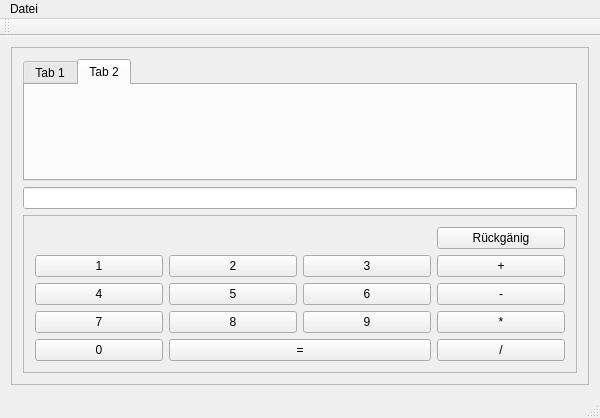
<?xml version="1.0" encoding="UTF-8"?>
<ui version="4.0">
 <class>CMainWindowClass</class>
 <widget class="QMainWindow" name="CMainWindowClass">
  <property name="geometry">
   <rect>
    <x>0</x>
    <y>0</y>
    <width>600</width>
    <height>400</height>
   </rect>
  </property>
  <property name="windowTitle">
   <string>CMainWindow</string>
  </property>
  <widget class="QWidget" name="centralWidget">
   <layout class="QVBoxLayout" name="verticalLayout">
    <item>
     <widget class="QFrame" name="frame_2">
      <property name="frameShape">
       <enum>QFrame::StyledPanel</enum>
      </property>
      <property name="frameShadow">
       <enum>QFrame::Raised</enum>
      </property>
      <layout class="QVBoxLayout" name="verticalLayout_2">
       <item>
        <widget class="QTabWidget" name="tabWidget">
         <property name="currentIndex">
          <number>1</number>
         </property>
         <widget class="QWidget" name="tab">
          <attribute name="title">
           <string>Tab 1</string>
          </attribute>
          <layout class="QVBoxLayout" name="verticalLayout_3">
           <item>
            <widget class="QTableView" name="tV_Protokoll">
             <property name="editTriggers">
              <set>QAbstractItemView::NoEditTriggers</set>
             </property>
             <property name="dragEnabled">
              <bool>true</bool>
             </property>
             <property name="showGrid">
              <bool>false</bool>
             </property>
             <attribute name="horizontalHeaderVisible">
              <bool>false</bool>
             </attribute>
             <attribute name="horizontalHeaderCascadingSectionResizes">
              <bool>false</bool>
             </attribute>
             <attribute name="horizontalHeaderStretchLastSection">
              <bool>false</bool>
             </attribute>
             <attribute name="verticalHeaderVisible">
              <bool>false</bool>
             </attribute>
            </widget>
           </item>
          </layout>
         </widget>
         <widget class="QWidget" name="tab_2">
          <attribute name="title">
           <string>Tab 2</string>
          </attribute>
          <layout class="QVBoxLayout" name="verticalLayout_4">
           <item>
            <widget class="QCustomPlot" name="widget" native="true"/>
           </item>
          </layout>
         </widget>
        </widget>
       </item>
       <item>
        <widget class="QLineEdit" name="lE_Eingabe">
         <property name="text">
          <string/>
         </property>
         <property name="alignment">
          <set>Qt::AlignRight|Qt::AlignTrailing|Qt::AlignVCenter</set>
         </property>
         <property name="readOnly">
          <bool>true</bool>
         </property>
        </widget>
       </item>
       <item>
        <widget class="QFrame" name="frame">
         <property name="frameShape">
          <enum>QFrame::StyledPanel</enum>
         </property>
         <property name="frameShadow">
          <enum>QFrame::Raised</enum>
         </property>
         <layout class="QGridLayout" name="gridLayout">
          <item row="4" column="0">
           <widget class="QPushButton" name="pBtn_7">
            <property name="text">
             <string>7</string>
            </property>
            <property name="shortcut">
             <string>7</string>
            </property>
           </widget>
          </item>
          <item row="4" column="3">
           <widget class="QPushButton" name="pBtn_Mal">
            <property name="text">
             <string>*</string>
            </property>
            <property name="shortcut">
             <string>*</string>
            </property>
           </widget>
          </item>
          <item row="5" column="1" colspan="2">
           <widget class="QPushButton" name="pBtn_Gleich">
            <property name="text">
             <string>=</string>
            </property>
            <property name="shortcut">
             <string>Return</string>
            </property>
           </widget>
          </item>
          <item row="5" column="3">
           <widget class="QPushButton" name="pBtn_Geteilt">
            <property name="text">
             <string>/</string>
            </property>
            <property name="shortcut">
             <string>/</string>
            </property>
           </widget>
          </item>
          <item row="4" column="2">
           <widget class="QPushButton" name="pBtn_9">
            <property name="text">
             <string>9</string>
            </property>
            <property name="shortcut">
             <string>9</string>
            </property>
           </widget>
          </item>
          <item row="1" column="0">
           <widget class="QPushButton" name="pBtn_1">
            <property name="text">
             <string>1</string>
            </property>
            <property name="shortcut">
             <string>1</string>
            </property>
           </widget>
          </item>
          <item row="4" column="1">
           <widget class="QPushButton" name="pBtn_8">
            <property name="text">
             <string>8</string>
            </property>
            <property name="shortcut">
             <string>8</string>
            </property>
           </widget>
          </item>
          <item row="3" column="0">
           <widget class="QPushButton" name="pBtn_4">
            <property name="text">
             <string>4</string>
            </property>
            <property name="shortcut">
             <string>4</string>
            </property>
           </widget>
          </item>
          <item row="1" column="3">
           <widget class="QPushButton" name="pBtn_Plus">
            <property name="text">
             <string>+</string>
            </property>
            <property name="shortcut">
             <string>+</string>
            </property>
           </widget>
          </item>
          <item row="5" column="0">
           <widget class="QPushButton" name="pBtn_0">
            <property name="text">
             <string>0</string>
            </property>
           </widget>
          </item>
          <item row="3" column="3">
           <widget class="QPushButton" name="pBtn_Minus">
            <property name="text">
             <string>-</string>
            </property>
            <property name="shortcut">
             <string>-</string>
            </property>
           </widget>
          </item>
          <item row="1" column="1">
           <widget class="QPushButton" name="pBtn_2">
            <property name="text">
             <string>2</string>
            </property>
            <property name="shortcut">
             <string>2</string>
            </property>
           </widget>
          </item>
          <item row="1" column="2">
           <widget class="QPushButton" name="pBtn_3">
            <property name="text">
             <string>3</string>
            </property>
            <property name="shortcut">
             <string>3</string>
            </property>
           </widget>
          </item>
          <item row="3" column="1">
           <widget class="QPushButton" name="pBtn_5">
            <property name="text">
             <string>5</string>
            </property>
            <property name="shortcut">
             <string>5</string>
            </property>
           </widget>
          </item>
          <item row="3" column="2">
           <widget class="QPushButton" name="pBtn_6">
            <property name="text">
             <string>6</string>
            </property>
            <property name="shortcut">
             <string>6</string>
            </property>
           </widget>
          </item>
          <item row="0" column="3">
           <widget class="QPushButton" name="pBtn_Redo">
            <property name="text">
             <string>Rückgänig</string>
            </property>
            <property name="shortcut">
             <string>Backspace</string>
            </property>
           </widget>
          </item>
         </layout>
        </widget>
       </item>
      </layout>
     </widget>
    </item>
   </layout>
  </widget>
  <widget class="QMenuBar" name="menuBar">
   <property name="geometry">
    <rect>
     <x>0</x>
     <y>0</y>
     <width>600</width>
     <height>21</height>
    </rect>
   </property>
   <widget class="QMenu" name="menuDatei">
    <property name="title">
     <string>Datei</string>
    </property>
    <addaction name="actionSchlie_en"/>
   </widget>
   <addaction name="menuDatei"/>
  </widget>
  <widget class="QToolBar" name="mainToolBar">
   <attribute name="toolBarArea">
    <enum>TopToolBarArea</enum>
   </attribute>
   <attribute name="toolBarBreak">
    <bool>false</bool>
   </attribute>
  </widget>
  <widget class="QStatusBar" name="statusBar"/>
  <action name="actionSchlie_en">
   <property name="text">
    <string>Schließen</string>
   </property>
  </action>
 </widget>
 <layoutdefault spacing="6" margin="11"/>
 <customwidgets>
  <customwidget>
   <class>QCustomPlot</class>
   <extends>QWidget</extends>
   <header location="global">qcustomplot.h</header>
   <container>1</container>
  </customwidget>
 </customwidgets>
 <resources>
  <include location="cmainwindow.qrc"/>
 </resources>
 <connections/>
</ui>
